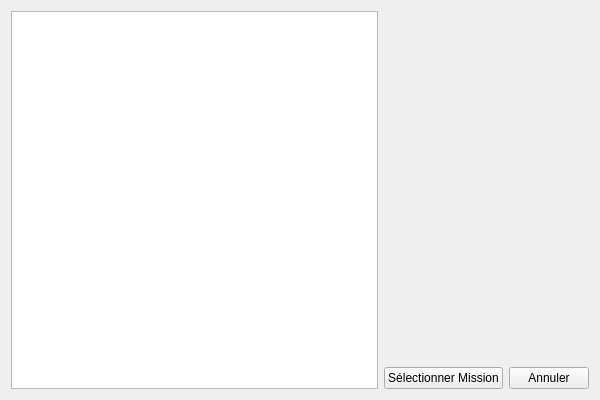
<?xml version="1.0" encoding="UTF-8"?>
<ui version="4.0">
 <class>MissionsWindow</class>
 <widget class="QWidget" name="MissionsWindow">
  <property name="geometry">
   <rect>
    <x>0</x>
    <y>0</y>
    <width>600</width>
    <height>400</height>
   </rect>
  </property>
  <property name="windowTitle">
   <string>Kirk Project - Gestion des Missions</string>
  </property>
  <property name="windowIcon">
   <iconset resource="../res.qrc">
    <normaloff>:/files/Ressources/KirkProject.png</normaloff>:/files/Ressources/KirkProject.png</iconset>
  </property>
  <layout class="QGridLayout" name="gridLayout_2">
   <item row="0" column="1" colspan="2">
    <widget class="MissionWidget" name="missionWid" native="true"/>
   </item>
   <item row="2" column="2">
    <widget class="QPushButton" name="pb_Annuler">
     <property name="text">
      <string>Annuler</string>
     </property>
    </widget>
   </item>
   <item row="2" column="1">
    <widget class="QPushButton" name="pb_selectionner">
     <property name="text">
      <string>Sélectionner Mission</string>
     </property>
    </widget>
   </item>
   <item row="1" column="1" colspan="2">
    <spacer name="verticalSpacer">
     <property name="orientation">
      <enum>Qt::Vertical</enum>
     </property>
     <property name="sizeHint" stdset="0">
      <size>
       <width>20</width>
       <height>40</height>
      </size>
     </property>
    </spacer>
   </item>
   <item row="0" column="0" rowspan="3">
    <widget class="QListWidget" name="listWidget"/>
   </item>
  </layout>
 </widget>
 <customwidgets>
  <customwidget>
   <class>MissionWidget</class>
   <extends>QWidget</extends>
   <header>GestionMissions/MissionWidget.h</header>
   <container>1</container>
  </customwidget>
 </customwidgets>
 <resources>
  <include location="../res.qrc"/>
 </resources>
 <connections/>
</ui>
